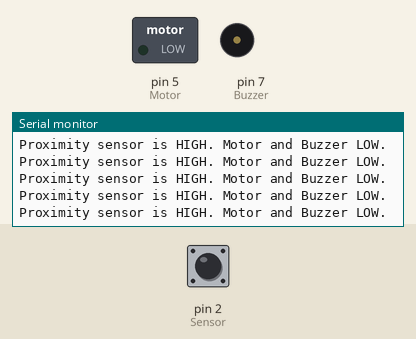
Bench run of a sketch on a simulated Arduino Uno, built with avr-gcc and run on an emulated ATmega328P. Parts: switched loads named in the sketch (green lamp = pin HIGH), buzzer (waves = sounding, pin HIGH), the last lines printed to the serial monitor. Inputs (shaded band) come from the test bench; at power-on: pin 2 (Sensor) HIGH.

Above: at 1.2 s.
1.3 s: pin 2 (Sensor) driven LOW
At 1.9 s:
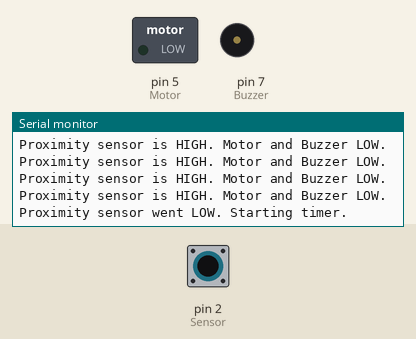
2.8 s: pin 2 (Sensor) driven HIGH
At 2.87 s:
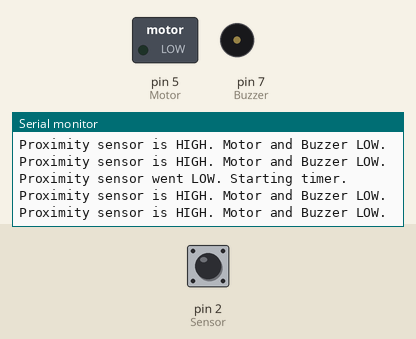

Measured:
- after the input at 1.3 s, the serial monitor: prints a new line after 0.08 s (image 1)
- after the input at 2.8 s, pin 5 (Motor), pin 7 (Buzzer): stays LOW (without the input it goes to HIGH after 1.5 s)

The sketch:

Accident_Prevention_Using_Arduino.ino
```cpp
/* The source Code from : https://github.com/riyadhasan24
 * By Md. Riyad Hasan
 */

const int Sensor = 2; // Digital pin 2 for the proximity sensor
const int Motor = 5;           // Digital pin 5 for the motor
const int Buzzer = 7;          // Digital pin 7 for the buzzer

unsigned long lowStateStartTime = 0; // Variable to store the time when the proximity sensor went LOW
const long requiredLowDuration = 3000; // 3 seconds in milliseconds

void setup() {
  pinMode(Sensor, INPUT); // Set the proximity sensor pin as an input
  pinMode(Motor, OUTPUT);         // Set the motor pin as an output
  pinMode(Buzzer, OUTPUT);        // Set the buzzer pin as an output

  // Ensure motor and buzzer are off initially
  digitalWrite(Motor, LOW);
  digitalWrite(Buzzer, LOW);

  Serial.begin(9600); // Initialize serial communication for debugging
}

void loop() {
  int Sensor_Value = digitalRead(Sensor); // Read the state of the proximity sensor

  if (Sensor_Value == LOW)
    {
      // If the sensor reads LOW, check if this is the start of a new LOW state
      if (lowStateStartTime == 0)
        {
          lowStateStartTime = millis(); // Record the current time
          Serial.println("Proximity sensor went LOW. Starting timer.");
        }

      // Check if the LOW state has been maintained for the required duration
      if (millis() - lowStateStartTime >= requiredLowDuration)
        {
          digitalWrite(Motor, HIGH);   // Turn the motor ON
          digitalWrite(Buzzer, HIGH);  // Turn the buzzer ON
          Serial.println("3 seconds of LOW detected. Motor and Buzzer HIGH.");
        }
    }
  else
  {
    // If the sensor reads HIGH, reset the timer and turn off motor/buzzer
    lowStateStartTime = 0; // Reset the timer
    digitalWrite(Motor, LOW);   // Turn the motor OFF
    digitalWrite(Buzzer, LOW);  // Turn the buzzer OFF
    Serial.println("Proximity sensor is HIGH. Motor and Buzzer LOW.");
  }
}
```
